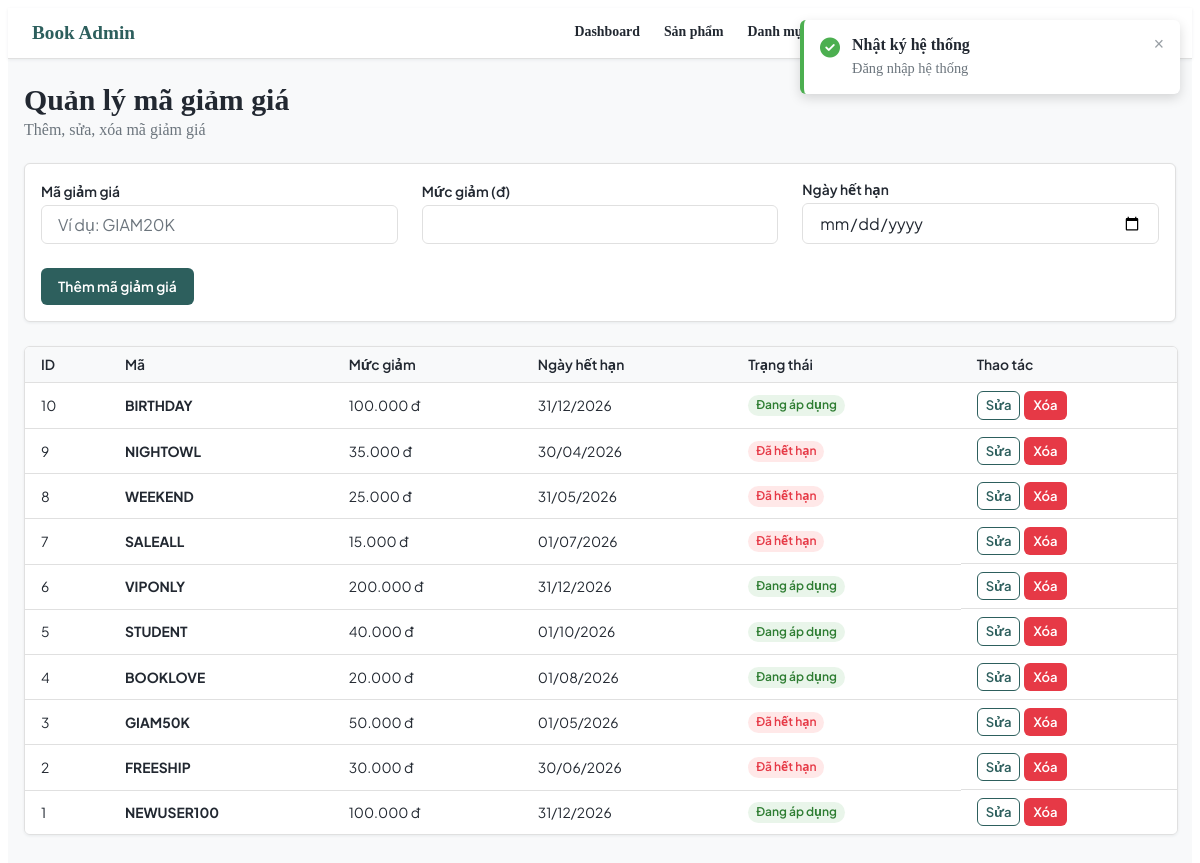
The page /admin/coupons.php (signed in) on the database its author committed.
### tables this page shows
CREATE TABLE IF NOT EXISTS `voucher` (
  `VoucherID` int NOT NULL AUTO_INCREMENT,
  `VoucherCode` varchar(50) NOT NULL,
  `DiscountValue` decimal(10,2) NOT NULL,
  `ExpiredDate` datetime DEFAULT NULL,
  PRIMARY KEY (`VoucherID`),
  UNIQUE KEY `VoucherCode` (`VoucherCode`)
);

### admin/coupons.php (the view, shortened to what this page needs)
<?php
require_once 'data.php';
require_once 'partials.php';
$editCoupon = null;
$coupons = [];
$res = $conn->query("SELECT * FROM voucher ORDER BY VoucherID DESC");
if ($res) {
  while ($row = $res->fetch_assoc()) {
    $coupons[] = $row;
  }
}
function getCouponStatus($expiredDate) {
  $expTime = strtotime($expiredDate);
  $nowTime = time();
  if (date('Y-m-d', $expTime) >= date('Y-m-d', $nowTime)) {
    return 'Đang áp dụng';
  }
  return 'Đã hết hạn';
}
?>
<!DOCTYPE html>
<html lang="vi">
<head>
  <title>Quản lý mã giảm giá</title><?= adminCssLinks() ?>
</head>
<body>
  <div class="app-layout">
    <main class="page-content">
      <header class="page-header"><div><h1>Quản lý mã giảm giá</h1><p>Thêm, sửa, xóa mã giảm giá</p></div></header>
      <form method="post" class="card">
        <div class="card__body form">
          <div class="form-row">
            <div class="form-group">
              <label class="form-label">Mã giảm giá</label>
              <input class="form-control" name="code" value="<?= h($editCoupon['VoucherCode'] ?? '') ?>" placeholder="Ví dụ: GIAM20K" required>
            </div>
            <div class="form-group">
              <label class="form-label">Mức giảm (đ)</label>
              <input class="form-control" type="number" min="0" name="discount" value="<?= h($editCoupon['DiscountValue'] ?? '') ?>" required>
            </div>
            <div class="form-group">
              <label class="form-label">Ngày hết hạn</label>
              <input class="form-control" type="date" name="expired_date" value="<?= h($editCoupon['ExpiredDate'] ? date('Y-m-d', strtotime($editCoupon['ExpiredDate'])) : '') ?>" required>
            </div>
          </div>
          <div class="btn-group">
            <button class="btn btn--primary" type="submit"><?= $editCoupon ? 'Cập nhật mã giảm giá' : 'Thêm mã giảm giá' ?></button>
          </div>
        </div>
      </form>
      <div class="table-wrapper">
        <table class="table">
          <thead>
            <tr>
              <th>ID</th>
              <th>Mã</th>
              <th>Mức giảm</th>
              <th>Ngày hết hạn</th>
              <th>Trạng thái</th>
              <th>Thao tác</th>
            </tr>
          </thead>
          <tbody>
            <?php foreach ($coupons as $coupon):
              $status = getCouponStatus($coupon['ExpiredDate']);
            ?>
              <tr>
                <td><?= h($coupon['VoucherID']) ?></td>
                <td><strong><?= h($coupon['VoucherCode']) ?></strong></td>
                <td><?= number_format($coupon['DiscountValue'], 0, ',', '.') ?> đ</td>
                <td><?= $coupon['ExpiredDate'] ? date('d/m/Y', strtotime($coupon['ExpiredDate'])) : 'Không giới hạn' ?></td>
                <td><span class="badge <?= badgeClass($status) ?>"><?= h($status) ?></span></td>
                <td class="table__actions">
                  <a class="btn btn--sm btn--outline" href="coupons.php?edit=<?= h($coupon['VoucherID']) ?>">Sửa</a>
                  <form method="post" onsubmit="return confirm('Bạn có chắc chắn muốn xóa mã giảm giá này?')" style="display:inline">
                    <button class="btn btn--sm btn--danger" type="submit">Xóa</button>
                  </form>
                </td>
              </tr>
            <?php endforeach; ?>
          </tbody>
        </table>
      </div>
    </main>
  </div>
</body>
</html>

### assets/css/variables.css (style rules this page uses)
:root { --color-primary-dark: #1e4241; --color-primary: #2d5f5d; --color-secondary: #f9b234; --color-accent: #e85d04; --color-accent-dark: #c44d03; --color-background: #f8f9fa; --color-surface: #ffffff; --color-border: #e0e0e0; --color-text: #222831; --color-text-light: #6c757d; --color-success: #4caf50; --color-error: #e63946; --color-warning: #ffb703; --color-info: #2196f3; --font-family-base: 'Plus Jakarta Sans', 'Segoe UI', Roboto, Helvetica, Arial, sans-serif; --font-size-base: 15px; --font-size-xxs: 0.733rem; --font-size-sm: 0.866rem; --font-size-md: 1rem; --font-size-lg: 1.2rem; --font-size-xl: 1.466rem; --font-size-xxl: 1.866rem; --font-size-3xl: 2.4rem; --font-weight-normal: 400; --font-weight-medium: 500; --font-weight-bold: 600; --font-weight-extra-bold: 700; --line-height-base: 1.6; --spacing-xxs: 2px; --spacing-xs: 4px; --spacing-sm: 8px; --spacing-md: 16px; --spacing-lg: 24px; --spacing-xl: 40px; --spacing-xxl: 64px; --border-radius-sm: 4px; --border-radius: 6px; --border-radius-lg: 12px; --border-width: 1px; --box-shadow-sm: 0 1px 3px rgba(44, 62, 80, 0.08); --box-shadow-md: 0 4px 12px rgba(44, 62, 80, 0.12); --box-shadow-lg: 0 8px 24px rgba(44, 62, 80, 0.16); --transition-fast: 0.15s cubic-bezier(0.4, 0, 0.2, 1); --transition-base: 0.3s cubic-bezier(0.4, 0, 0.2, 1); --transition-slow: 0.5s cubic-bezier(0.4, 0, 0.2, 1); }

### assets/css/components/button.css (style rules this page uses)
.btn { display: inline-flex; align-items: center; justify-content: center; gap: var(--spacing-sm); padding: var(--spacing-sm) var(--spacing-md); font-family: var(--font-family-base); font-size: var(--font-size-sm); font-weight: var(--font-weight-bold); line-height: 1.4; text-decoration: none; white-space: nowrap; border: var(--border-width) solid transparent; border-radius: var(--border-radius); cursor: pointer; transition: background-color var(--transition-fast), color var(--transition-fast), border-color var(--transition-fast), box-shadow var(--transition-fast), transform var(--transition-fast); }
.btn--primary { background-color: var(--color-primary); color: var(--color-surface); }
.btn--outline { background-color: transparent; color: var(--color-primary); border-color: var(--color-primary); }
.btn--danger { background-color: var(--color-error); color: var(--color-surface); }
.btn--sm { padding: var(--spacing-xs) var(--spacing-sm); font-size: 0.8125rem; }
.btn-group { display: inline-flex; flex-wrap: wrap; gap: var(--spacing-sm); }

### assets/css/components/badge.css (style rules this page uses)
.badge { display: inline-flex; align-items: center; gap: var(--spacing-xs); padding: var(--spacing-xxs) var(--spacing-sm); font-size: 0.75rem; font-weight: var(--font-weight-bold); line-height: 1.4; border-radius: 999px; white-space: nowrap; }
.badge--success { background-color: rgba(76, 175, 80, 0.12); color: #2e7d32; }
.badge--danger { background-color: rgba(255, 68, 68, 0.12); color: var(--color-error); }

### assets/css/components/card.css (style rules this page uses)
.card { display: flex; flex-direction: column; background-color: var(--color-surface); border: var(--border-width) solid var(--color-border); border-radius: var(--border-radius); box-shadow: var(--box-shadow-sm); overflow: hidden; transition: box-shadow var(--transition-base), transform var(--transition-base); }
.card__body { display: flex; flex-direction: column; gap: var(--spacing-sm); padding: var(--spacing-md); flex: 1; }

### assets/css/components/form.css (style rules this page uses)
.form { display: flex; flex-direction: column; gap: var(--spacing-lg); }
.form-row { display: grid; grid-template-columns: repeat(auto-fit, minmax(260px, 1fr)); gap: var(--spacing-lg); align-items: end; }
.form-row .form-group { min-width: 0; }
.form-group { display: flex; flex-direction: column; gap: var(--spacing-xs); min-width: 0; }
.form-label { font-family: var(--font-family-base); font-size: var(--font-size-sm); font-weight: var(--font-weight-bold); color: var(--color-text); }
.form-control { box-sizing: border-box; width: 100%; min-width: 0; padding: var(--spacing-sm) var(--spacing-md); font-family: var(--font-family-base); font-size: var(--font-size-md); color: var(--color-text); background-color: var(--color-surface); border: var(--border-width) solid var(--color-border); border-radius: var(--border-radius); transition: border-color var(--transition-fast), box-shadow var(--transition-fast); }
.form-control::placeholder { color: var(--color-text-light); }

### rows shown on the page
voucher: VoucherID "10", VoucherCode "BIRTHDAY", DiscountValue "100.000", ExpiredDate "31/12/2026", ExpiredDate "Đang áp dụng"
voucher: VoucherID "9", VoucherCode "NIGHTOWL", DiscountValue "35.000", ExpiredDate "30/04/2026", ExpiredDate "Đã hết hạn"
voucher: VoucherID "8", VoucherCode "WEEKEND", DiscountValue "25.000", ExpiredDate "31/05/2026", ExpiredDate "Đã hết hạn"
voucher: VoucherID "7", VoucherCode "SALEALL", DiscountValue "15.000", ExpiredDate "01/07/2026", ExpiredDate "Đã hết hạn"
voucher: VoucherID "6", VoucherCode "VIPONLY", DiscountValue "200.000", ExpiredDate "31/12/2026", ExpiredDate "Đang áp dụng"
voucher: VoucherID "5", VoucherCode "STUDENT", DiscountValue "40.000", ExpiredDate "01/10/2026", ExpiredDate "Đang áp dụng"
voucher: VoucherID "4", VoucherCode "BOOKLOVE", DiscountValue "20.000", ExpiredDate "01/08/2026", ExpiredDate "Đang áp dụng"
voucher: VoucherID "3", VoucherCode "GIAM50K", DiscountValue "50.000", ExpiredDate "01/05/2026", ExpiredDate "Đã hết hạn"
voucher: VoucherID "2", VoucherCode "FREESHIP", DiscountValue "30.000", ExpiredDate "30/06/2026", ExpiredDate "Đã hết hạn"
voucher: VoucherID "1", VoucherCode "NEWUSER100", DiscountValue "100.000", ExpiredDate "31/12/2026", ExpiredDate "Đang áp dụng"

### other values the page prints
$toastMsg "Đăng nhập hệ thống"
